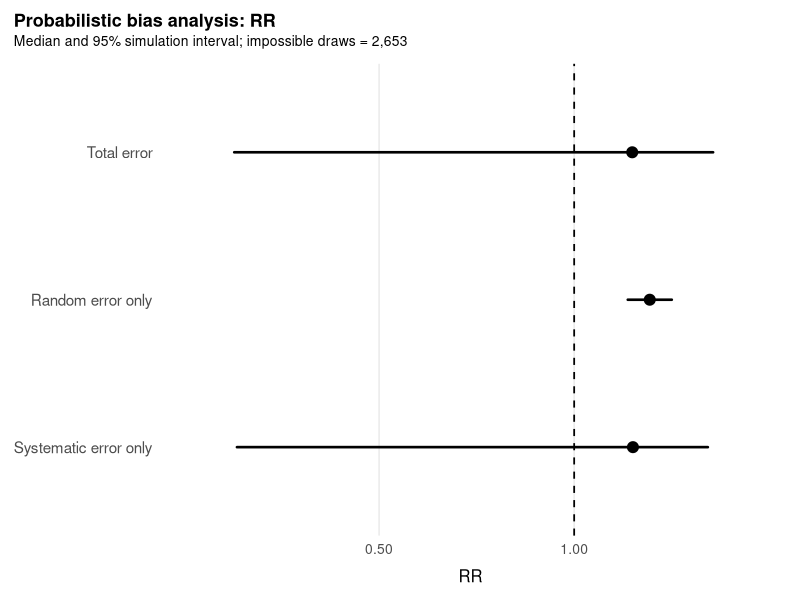
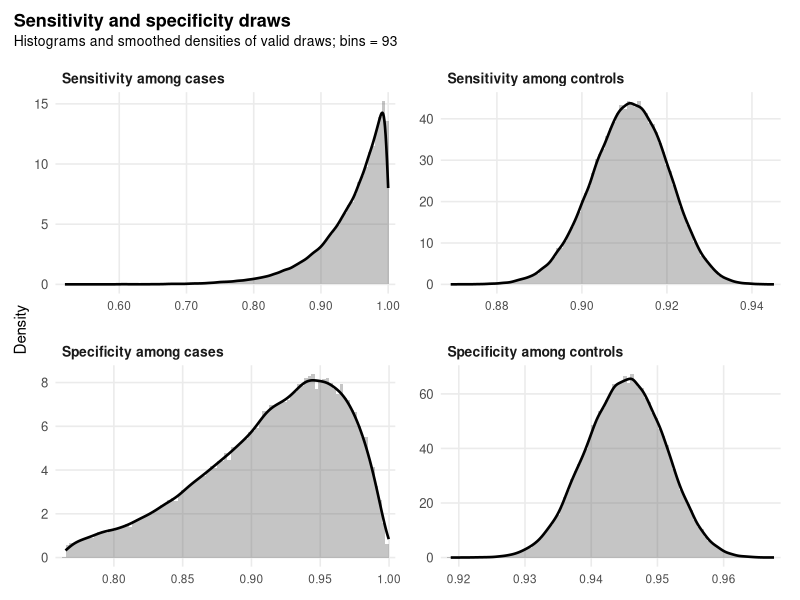
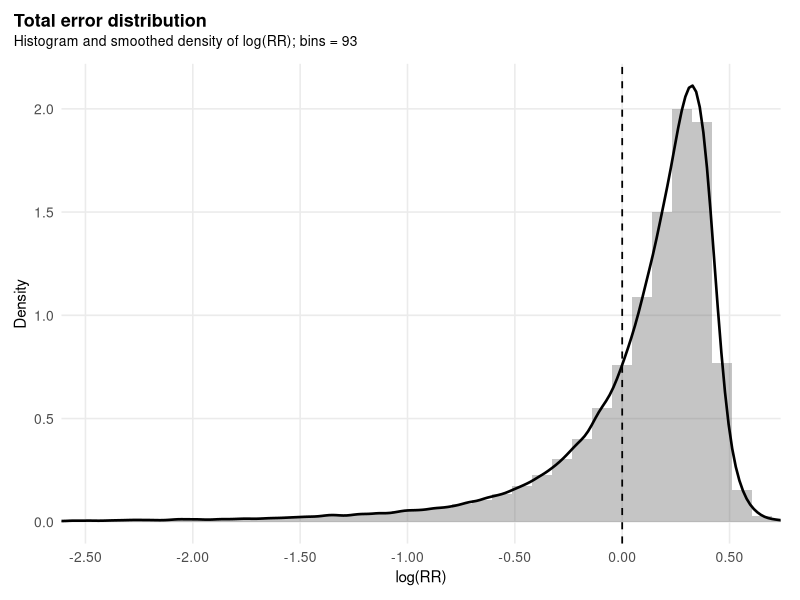

These charts were generated, in order, by the following R code:
#############################
# Project: Exposure Misclassification adjustment -- SUMMARY LEVEL
# Programmer name: Richard MacLehose
# Date Started:  3/30/22
# Added graph, syst error, diff/nondiff option, beta dist for sp: 1/6/24
# 7/1/26
# Corrected use of rho2 
# Added OR/RR/RD option and clearer object names
# Moved validity filtering before rbeta/rbinom to avoid NA warnings
# Revised output so results are stored and printed with print()/summary()
# Improved forest plot and table formatting
# Added histogram + smoothed density plots for Se, Sp, and effect draws
# Revised Se/Sp plot to show all four parameters on one 2x2 faceted plot
# Revised Se/Sp x-limits so plots do not extend below the observed minimum
# Added simulation-dependent histogram bin selection
#
# Coding (particularly graphs) assisted with ChatGPT
#
#############################

rm(list = ls())

library(MASS)
library(tidyverse)
library(ggplot2)
library(scales)
library(knitr)

# -------------------------------------------------------------------------
# Table layout:
#
#                 Exposed      Unexposed
# Cases              a             b
# Controls           c             d
#
# OR = (a / b) / (c / d)
#
# If controls are non-cases from a cohort-like or cross-sectional risk table:
# RR = [a / (a + c)] / [b / (b + d)]
# RD = [a / (a + c)] - [b / (b + d)]
#
# If controls are sampled controls from a case-control study, OR is the natural
# effect measure. RR and RD generally require additional information.
# -------------------------------------------------------------------------

#Function to choose number of bins in histogram
choose_hist_bins <- function(n, min_bins = 30, max_bins = 120) {
  bins <- ceiling(2 * n^(1 / 3))
  bins <- max(min_bins, bins)
  bins <- min(max_bins, bins)
  return(bins)
}

#Function to calculate effect of interest
# OR, RR, RD
calc_effect <- function(cases_exp, cases_unexp, controls_exp, controls_unexp,
                        effect_measure = c("OR", "RR", "RD")) {
  
  effect_measure <- match.arg(effect_measure)
  
  if (effect_measure == "OR") {
    eff <- (cases_exp / cases_unexp) / (controls_exp / controls_unexp)
  }
  
  if (effect_measure == "RR") {
    risk_exp   <- cases_exp / (cases_exp + controls_exp)
    risk_unexp <- cases_unexp / (cases_unexp + controls_unexp)
    eff <- risk_exp / risk_unexp
  }
  
  if (effect_measure == "RD") {
    risk_exp   <- cases_exp / (cases_exp + controls_exp)
    risk_unexp <- cases_unexp / (cases_unexp + controls_unexp)
    eff <- risk_exp - risk_unexp
  }
  
  return(eff)
}

#Function to calculate the SE of the effect of interest
calc_effect_se <- function(cases_exp, cases_unexp, controls_exp, controls_unexp,
                           effect_measure = c("OR", "RR", "RD")) {
  
  effect_measure <- match.arg(effect_measure)
  
  if (effect_measure == "OR") {
    se <- sqrt(
      1 / cases_exp +
        1 / cases_unexp +
        1 / controls_exp +
        1 / controls_unexp
    )
  }
  
  if (effect_measure == "RR") {
    se <- sqrt(
      1 / cases_exp -
        1 / (cases_exp + controls_exp) +
        1 / cases_unexp -
        1 / (cases_unexp + controls_unexp)
    )
  }
  
  if (effect_measure == "RD") {
    risk_exp   <- cases_exp / (cases_exp + controls_exp)
    risk_unexp <- cases_unexp / (cases_unexp + controls_unexp)
    
    se <- sqrt(
      risk_exp * (1 - risk_exp) / (cases_exp + controls_exp) +
        risk_unexp * (1 - risk_unexp) / (cases_unexp + controls_unexp)
    )
  }
  
  return(se)
}

#Function to add random error in PBA
add_random_error <- function(eff, se, effect_measure = c("OR", "RR", "RD")) {
  
  effect_measure <- match.arg(effect_measure)
  z <- rnorm(length(eff))
  
  if (effect_measure %in% c("OR", "RR")) {
    eff_with_random_error <- exp(log(eff) - z * se)
  }
  
  if (effect_measure == "RD") {
    eff_with_random_error <- eff - z * se
  }
  
  return(eff_with_random_error)
}

#Main PBA function
pba.summary.exp <- function(a, b, c, d,
                            se1.a, se1.b,
                            se0.a, se0.b,
                            sp1.a, sp1.b,
                            sp0.a, sp0.b,
                            type = c("diff", "nondiff"),
                            effect_measure = c("OR", "RR", "RD"),
                            SIMS) {
  
  type <- match.arg(type)
  effect_measure <- match.arg(effect_measure)
  
  n_cases <- a + b
  n_controls <- c + d
  niter <- SIMS
  
  # -------------------------------
  # Draw correlated sensitivities
  # -------------------------------
  
  rho1 <- 0.80
  V1 <- matrix(c(1, rho1, rho1, 1), ncol = 2)
  Z1 <- mvrnorm(niter, c(0, 0), V1)
  U1 <- pnorm(Z1)
  
  se_cases <- qbeta(U1[, 1], se1.a, se1.b)
  se_controls <- qbeta(U1[, 2], se0.a, se0.b)
  
  if (type == "nondiff") {
    se_controls <- se_cases
  }
  
  # -------------------------------
  # Draw correlated specificities
  # -------------------------------
  
  rho2 <- 0.80
  V2 <- matrix(c(1, rho2, rho2, 1), ncol = 2)
  Z2 <- mvrnorm(niter, c(0, 0), V2)
  U2 <- pnorm(Z2)
  
  sp_cases <- qbeta(U2[, 1], sp1.a, sp1.b)
  sp_controls <- qbeta(U2[, 2], sp0.a, sp0.b)
  
  if (type == "nondiff") {
    sp_controls <- sp_cases
  }
  
  # Keep original bias-parameter draws before exclusions
  
  bias_draws_all <- tibble(
    draw = seq_len(niter),
    se_cases = se_cases,
    se_controls = se_controls,
    sp_cases = sp_cases,
    sp_controls = sp_controls
  )
  
  # ---------------------------------------------------------
  # Corrected expected cell counts under each bias parameter
  # ---------------------------------------------------------
  
  corrected_cases_exp <- 
    (a - n_cases * (1 - sp_cases)) / (se_cases - (1 - sp_cases))
  
  corrected_cases_unexp <- 
    n_cases - corrected_cases_exp
  
  corrected_controls_exp <- 
    (c - n_controls * (1 - sp_controls)) / (se_controls - (1 - sp_controls))
  
  corrected_controls_unexp <- 
    n_controls - corrected_controls_exp
  
  # ---------------------------------------------------------
  # Remove impossible corrected tables BEFORE rbeta()
  # ---------------------------------------------------------
  
  valid_corrected <- 
    corrected_cases_exp > 0 &
    corrected_cases_unexp > 0 &
    corrected_controls_exp > 0 &
    corrected_controls_unexp > 0 &
    is.finite(corrected_cases_exp) &
    is.finite(corrected_cases_unexp) &
    is.finite(corrected_controls_exp) &
    is.finite(corrected_controls_unexp)
  
  corrected_cases_exp      <- corrected_cases_exp[valid_corrected]
  corrected_cases_unexp    <- corrected_cases_unexp[valid_corrected]
  corrected_controls_exp   <- corrected_controls_exp[valid_corrected]
  corrected_controls_unexp <- corrected_controls_unexp[valid_corrected]
  
  se_cases    <- se_cases[valid_corrected]
  se_controls <- se_controls[valid_corrected]
  sp_cases    <- sp_cases[valid_corrected]
  sp_controls <- sp_controls[valid_corrected]
  
  n_valid_corrected <- length(corrected_cases_exp)
  
  if (n_valid_corrected == 0) {
    stop("No valid corrected tables were produced. Check the sensitivity/specificity distributions.")
  }
  
  # ---------------------------------------------------------
  # Exposure prevalences within cases and controls
  # ---------------------------------------------------------
  
  prev_exp_cases <- rbeta(
    n_valid_corrected,
    corrected_cases_exp,
    corrected_cases_unexp
  )
  
  prev_exp_controls <- rbeta(
    n_valid_corrected,
    corrected_controls_exp,
    corrected_controls_unexp
  )
  
  # ---------------------------------------------------------
  # PPV and NPV of exposure classification in cases/controls
  # ---------------------------------------------------------
  
  ppv_cases <- 
    (se_cases * prev_exp_cases) /
    ((se_cases * prev_exp_cases) + (1 - sp_cases) * (1 - prev_exp_cases))
  
  ppv_controls <- 
    (se_controls * prev_exp_controls) /
    ((se_controls * prev_exp_controls) + (1 - sp_controls) * (1 - prev_exp_controls))
  
  npv_cases <- 
    (sp_cases * (1 - prev_exp_cases)) /
    ((1 - se_cases) * prev_exp_cases + sp_cases * (1 - prev_exp_cases))
  
  npv_controls <- 
    (sp_controls * (1 - prev_exp_controls)) /
    ((1 - se_controls) * prev_exp_controls + sp_controls * (1 - prev_exp_controls))
  
  # ---------------------------------------------------------
  # Remove impossible predictive values BEFORE rbinom()
  # ---------------------------------------------------------
  
  valid_predictive_values <-
    is.finite(ppv_cases) &
    is.finite(ppv_controls) &
    is.finite(npv_cases) &
    is.finite(npv_controls) &
    ppv_cases >= 0 & ppv_cases <= 1 &
    ppv_controls >= 0 & ppv_controls <= 1 &
    npv_cases >= 0 & npv_cases <= 1 &
    npv_controls >= 0 & npv_controls <= 1
  
  ppv_cases    <- ppv_cases[valid_predictive_values]
  ppv_controls <- ppv_controls[valid_predictive_values]
  npv_cases    <- npv_cases[valid_predictive_values]
  npv_controls <- npv_controls[valid_predictive_values]
  
  corrected_cases_exp      <- corrected_cases_exp[valid_predictive_values]
  corrected_cases_unexp    <- corrected_cases_unexp[valid_predictive_values]
  corrected_controls_exp   <- corrected_controls_exp[valid_predictive_values]
  corrected_controls_unexp <- corrected_controls_unexp[valid_predictive_values]
  
  se_cases    <- se_cases[valid_predictive_values]
  se_controls <- se_controls[valid_predictive_values]
  sp_cases    <- sp_cases[valid_predictive_values]
  sp_controls <- sp_controls[valid_predictive_values]
  
  n_valid_predictive_values <- length(ppv_cases)
  
  if (n_valid_predictive_values == 0) {
    stop("No valid PPV/NPV values were produced. Check the sensitivity/specificity distributions.")
  }
  
  # ---------------------------------------------------------
  # Simulated adjusted cell counts after exposure reclassification
  # ---------------------------------------------------------
  
  sim_cases_exp <- 
    rbinom(n_valid_predictive_values, a, ppv_cases) +
    rbinom(n_valid_predictive_values, b, 1 - npv_cases)
  
  sim_cases_unexp <- 
    n_cases - sim_cases_exp
  
  sim_controls_exp <- 
    rbinom(n_valid_predictive_values, c, ppv_controls) +
    rbinom(n_valid_predictive_values, d, 1 - npv_controls)
  
  sim_controls_unexp <- 
    n_controls - sim_controls_exp
  
  # ---------------------------------------------------------
  # Remove simulated tables with zero cells
  # ---------------------------------------------------------
  
  valid_simulated <- 
    sim_cases_exp > 0 &
    sim_cases_unexp > 0 &
    sim_controls_exp > 0 &
    sim_controls_unexp > 0 &
    is.finite(sim_cases_exp) &
    is.finite(sim_cases_unexp) &
    is.finite(sim_controls_exp) &
    is.finite(sim_controls_unexp)
  
  sim_data <- tibble(
    corrected_cases_exp      = corrected_cases_exp[valid_simulated],
    corrected_cases_unexp    = corrected_cases_unexp[valid_simulated],
    corrected_controls_exp   = corrected_controls_exp[valid_simulated],
    corrected_controls_unexp = corrected_controls_unexp[valid_simulated],
    sim_cases_exp            = sim_cases_exp[valid_simulated],
    sim_cases_unexp          = sim_cases_unexp[valid_simulated],
    sim_controls_exp         = sim_controls_exp[valid_simulated],
    sim_controls_unexp       = sim_controls_unexp[valid_simulated],
    se_cases                 = se_cases[valid_simulated],
    se_controls              = se_controls[valid_simulated],
    sp_cases                 = sp_cases[valid_simulated],
    sp_controls              = sp_controls[valid_simulated]
  )
  
  if (nrow(sim_data) == 0) {
    stop("No valid simulated tables were produced after removing zero-cell tables.")
  }
  
  # ---------------------------------------------------------
  # Systematic error only
  # ---------------------------------------------------------
  
  eff_syst <- calc_effect(
    cases_exp       = sim_data$corrected_cases_exp,
    cases_unexp     = sim_data$corrected_cases_unexp,
    controls_exp    = sim_data$corrected_controls_exp,
    controls_unexp  = sim_data$corrected_controls_unexp,
    effect_measure  = effect_measure
  )
  
  # ---------------------------------------------------------
  # Bias-adjusted estimate 
  # ---------------------------------------------------------
  
  eff_bias <- calc_effect(
    cases_exp       = sim_data$sim_cases_exp,
    cases_unexp     = sim_data$sim_cases_unexp,
    controls_exp    = sim_data$sim_controls_exp,
    controls_unexp  = sim_data$sim_controls_unexp,
    effect_measure  = effect_measure
  )
  
  # ---------------------------------------------------------
  # Bias-adjusted standard error 
  # ---------------------------------------------------------
  
  se_bias <- calc_effect_se(
    cases_exp       = sim_data$sim_cases_exp,
    cases_unexp     = sim_data$sim_cases_unexp,
    controls_exp    = sim_data$sim_controls_exp,
    controls_unexp  = sim_data$sim_controls_unexp,
    effect_measure  = effect_measure
  )
  
  # ---------------------------------------------------------
  # Bias-adjusted standard error - Total error
  # ---------------------------------------------------------
  
  eff_total <- add_random_error(
    eff = eff_bias,
    se = se_bias,
    effect_measure = effect_measure
  )
  
  # ---------------------------------------------------------
  # Random error only
  # ---------------------------------------------------------
  
  eff_observed <- calc_effect(
    cases_exp       = a,
    cases_unexp     = b,
    controls_exp    = c,
    controls_unexp  = d,
    effect_measure  = effect_measure
  )
  
  se_re_only <- calc_effect_se(
    cases_exp       = a,
    cases_unexp     = b,
    controls_exp    = c,
    controls_unexp  = d,
    effect_measure  = effect_measure
  )
  
  eff_re_only <- add_random_error(
    eff = rep(eff_observed, niter),
    se = rep(se_re_only, niter),
    effect_measure = effect_measure
  )
  
  # ---------------------------------------------------------
  # Store effect draws and valid bias parameter draws
  # ---------------------------------------------------------
  
  effect_draws <- tibble(
    total_error = eff_total,
    systematic_error_only = eff_syst,
    bias_plus_reclassification = eff_bias
  )
  
  random_error_draws <- tibble(
    random_error_only = eff_re_only
  )
  
  bias_draws_valid <- sim_data %>%
    select(se_cases, se_controls, sp_cases, sp_controls)
  
  # ---------------------------------------------------------
  # Output
  # ---------------------------------------------------------
  
  impossible <- niter - length(eff_total)
  
  out.data <- list(
    total = eff_total,
    impossible = impossible,
    re = eff_re_only,
    syst = eff_syst,
    effect_measure = effect_measure,
    n_sims_requested = niter,
    n_sims_valid = length(eff_total),
    bias_draws_all = bias_draws_all,
    bias_draws_valid = bias_draws_valid,
    effect_draws = effect_draws,
    random_error_draws = random_error_draws
  )
  
  class(out.data) <- "pba_sim"
  
  return(out.data)
}


make_pba_table <- function(eff_out, digits = 3) {
  
  effect_measure <- eff_out$effect_measure
  
  total_q <- quantile(eff_out$total, c(0.025, 0.5, 0.975), na.rm = TRUE)
  re_q    <- quantile(eff_out$re,    c(0.025, 0.5, 0.975), na.rm = TRUE)
  syst_q  <- quantile(eff_out$syst,  c(0.025, 0.5, 0.975), na.rm = TRUE)
  
  if (effect_measure %in% c("OR", "RR")) {
    total_width <- total_q[3] / total_q[1]
    re_width    <- re_q[3] / re_q[1]
    syst_width  <- syst_q[3] / syst_q[1]
    width_label <- "Ratio width"
    interval_label <- "Simulation interval"
  }
  
  if (effect_measure == "RD") {
    total_width <- total_q[3] - total_q[1]
    re_width    <- re_q[3] - re_q[1]
    syst_width  <- syst_q[3] - syst_q[1]
    width_label <- "Interval width"
    interval_label <- "Simulation interval"
  }
  
  results_table <- tibble(
    Analysis = c("Random error only", "Systematic error only", "Total error"),
    Median = c(re_q[2], syst_q[2], total_q[2]),
    Lower = c(re_q[1], syst_q[1], total_q[1]),
    Upper = c(re_q[3], syst_q[3], total_q[3]),
    Width = c(re_width, syst_width, total_width),
    `Impossible draws` = c(0, eff_out$impossible, eff_out$impossible)
  ) %>%
    mutate(
      Median = round(Median, digits),
      Lower = round(Lower, digits),
      Upper = round(Upper, digits),
      Width = round(Width, digits),
      !!interval_label := paste0("[", Lower, ", ", Upper, "]")
    ) %>%
    select(
      Analysis,
      Median,
      !!interval_label,
      !!width_label := Width,
      `Impossible draws`
    )
  
  return(results_table)
}


make_pba_plot <- function(eff_out, 
                          title = NULL, 
                          subtitle = NULL,
                          show_impossible = TRUE) {
  
  effect_measure <- eff_out$effect_measure
  
  if (is.null(title)) {
    title <- paste0("Probabilistic bias analysis: ", effect_measure)
  }
  
  if (is.null(subtitle)) {
    if (show_impossible) {
      subtitle <- paste0(
        "Median and 95% simulation interval; impossible draws = ",
        scales::comma(eff_out$impossible)
      )
    } else {
      subtitle <- "Median and 95% simulation interval"
    }
  }
  
  summary_stats <- tibble(
    Method = c("Random error only", "Systematic error only", "Total error"),
    Estimate = c(
      median(eff_out$re, na.rm = TRUE),
      median(eff_out$syst, na.rm = TRUE),
      median(eff_out$total, na.rm = TRUE)
    ),
    Lower = c(
      quantile(eff_out$re, 0.025, na.rm = TRUE),
      quantile(eff_out$syst, 0.025, na.rm = TRUE),
      quantile(eff_out$total, 0.025, na.rm = TRUE)
    ),
    Upper = c(
      quantile(eff_out$re, 0.975, na.rm = TRUE),
      quantile(eff_out$syst, 0.975, na.rm = TRUE),
      quantile(eff_out$total, 0.975, na.rm = TRUE)
    )
  ) %>%
    mutate(
      Method = factor(
        Method,
        levels = c("Systematic error only", "Random error only", "Total error")
      )
    )
  
  null_value <- ifelse(effect_measure %in% c("OR", "RR"), 1, 0)
  
  x_min <- min(summary_stats$Lower, na.rm = TRUE)
  x_max <- max(summary_stats$Upper, na.rm = TRUE)
  
  p <- ggplot(summary_stats, aes(y = Method, x = Estimate)) +
    geom_vline(
      xintercept = null_value,
      linetype = "dashed",
      linewidth = 0.6
    ) +
    geom_segment(
      aes(x = Lower, xend = Upper, y = Method, yend = Method),
      linewidth = 0.9,
      lineend = "round"
    ) +
    geom_point(size = 3.4) +
    labs(
      title = title,
      subtitle = subtitle,
      x = effect_measure,
      y = NULL
    ) +
    theme_minimal(base_size = 12) +
    theme(
      plot.title.position = "plot",
      plot.title = element_text(
        size = 13,
        face = "bold",
        margin = margin(b = 3)
      ),
      plot.subtitle = element_text(
        size = 10,
        margin = margin(b = 10)
      ),
      axis.title.x = element_text(
        size = 12,
        margin = margin(t = 8)
      ),
      axis.text.x = element_text(size = 10),
      axis.text.y = element_text(size = 11),
      panel.grid.minor = element_blank(),
      panel.grid.major.y = element_blank(),
      plot.margin = margin(10, 14, 10, 10)
    )
  
  if (effect_measure %in% c("OR", "RR")) {
    
    x_min_plot <- x_min * 0.85
    x_max_plot <- x_max * 1.15
    
    pretty_breaks <- c(0.125, 0.25, 0.5, 1, 2, 4, 8, 16)
    pretty_breaks <- pretty_breaks[
      pretty_breaks >= x_min_plot & pretty_breaks <= x_max_plot
    ]
    
    p <- p +
      scale_x_continuous(
        trans = "log",
        limits = c(x_min_plot, x_max_plot),
        breaks = pretty_breaks,
        labels = label_number(accuracy = 0.01)
      )
  }
  
  if (effect_measure == "RD") {
    
    x_range <- x_max - x_min
    x_pad <- 0.12 * x_range
    
    p <- p +
      scale_x_continuous(
        limits = c(x_min - x_pad, x_max + x_pad),
        breaks = pretty_breaks(n = 5),
        labels = label_number(accuracy = 0.01)
      )
  }
  
  return(p)
}


make_bias_parameter_plot <- function(eff_out,
                                     
                                     use_valid_draws = TRUE,
                                     
                                     bins = NULL,
                                     
                                     x_pad_fraction = 0.02) {
  
  
  
  if (use_valid_draws) {
    
    draw_data <- eff_out$bias_draws_valid
    
    draw_type <- "valid draws"
    
  } else {
    
    draw_data <- eff_out$bias_draws_all
    
    draw_type <- "all input draws"
    
  }
  
  
  
  n_plot <- nrow(draw_data)
  
  
  
  if (is.null(bins)) {
    
    bins <- choose_hist_bins(n_plot)
    
  }
  
  
  
  plot_data <- draw_data %>%
    
    select(se_cases, se_controls, sp_cases, sp_controls) %>%
    
    pivot_longer(
      
      cols = everything(),
      
      names_to = "Parameter",
      
      values_to = "Value"
      
    ) %>%
    
    filter(is.finite(Value)) %>%
    
    mutate(
      
      Parameter = recode(
        
        Parameter,
        
        se_cases = "Sensitivity among cases",
        
        se_controls = "Sensitivity among controls",
        
        sp_cases = "Specificity among cases",
        
        sp_controls = "Specificity among controls"
        
      ),
      
      Parameter = factor(
        
        Parameter,
        
        levels = c(
          
          "Sensitivity among cases",
          
          "Sensitivity among controls",
          
          "Specificity among cases",
          
          "Specificity among controls"
          
        )
        
      )
      
    )
  
  
  
  p <- ggplot(plot_data, aes(x = Value)) +
    
    geom_histogram(
      
      aes(y = after_stat(density)),
      
      bins = bins,
      
      alpha = 0.35
      
    ) +
    
    geom_density(
      
      linewidth = 0.9,
      
      adjust = 1.1,
      
      trim = TRUE
      
    ) +
    
    facet_wrap(
      
      ~ Parameter,
      
      ncol = 2,
      
      scales = "free"
      
    ) +
    
    scale_x_continuous(
      
      breaks = pretty_breaks(n = 5),
      
      labels = label_number(accuracy = 0.01),
      
      expand = expansion(mult = c(x_pad_fraction, x_pad_fraction))
      
    ) +
    
    labs(
      
      title = "Sensitivity and specificity draws",
      
      subtitle = paste0(
        
        "Histograms and smoothed densities of ",
        
        draw_type,
        
        "; bins = ",
        
        bins
        
      ),
      
      x = NULL,
      
      y = "Density"
      
    ) +
    
    theme_minimal(base_size = 12) +
    
    theme(
      
      plot.title.position = "plot",
      
      plot.title = element_text(
        
        size = 13,
        
        face = "bold",
        
        margin = margin(b = 3)
        
      ),
      
      plot.subtitle = element_text(
        
        size = 10,
        
        margin = margin(b = 10)
        
      ),
      
      strip.text = element_text(
        
        size = 10,
        
        face = "bold",
        
        hjust = 0
        
      ),
      
      panel.grid.minor = element_blank(),
      
      panel.spacing = unit(1.2, "lines"),
      
      axis.text.x = element_text(size = 8.5),
      
      axis.text.y = element_text(size = 9.5),
      
      axis.title.y = element_text(size = 11),
      
      plot.margin = margin(10, 14, 10, 10)
      
    )
  
  
  
  return(p)
  
}


make_effect_density_plot <- function(eff_out,
                                     effect_source = c("total", "systematic", "random"),
                                     bins = NULL) {
  
  effect_source <- match.arg(effect_source)
  effect_measure <- eff_out$effect_measure
  
  if (effect_source == "total") {
    eff <- eff_out$total
    plot_label <- "Total error"
  }
  
  if (effect_source == "systematic") {
    eff <- eff_out$syst
    plot_label <- "Systematic error only"
  }
  
  if (effect_source == "random") {
    eff <- eff_out$re
    plot_label <- "Random error only"
  }
  
  plot_data <- tibble(
    Effect = eff
  ) %>%
    filter(is.finite(Effect))
  
  if (is.null(bins)) {
    bins <- choose_hist_bins(nrow(plot_data))
  }
  
  if (effect_measure %in% c("OR", "RR")) {
    plot_data <- plot_data %>%
      filter(Effect > 0) %>%
      mutate(LogEffect = log(Effect))
    
    q <- quantile(plot_data$LogEffect, c(0.005, 0.995), na.rm = TRUE)
    
    p <- ggplot(plot_data, aes(x = LogEffect)) +
      geom_histogram(
        aes(y = after_stat(density)),
        bins = bins,
        alpha = 0.35
      ) +
      geom_density(
        linewidth = 0.9,
        adjust = 1.1
      ) +
      geom_vline(
        xintercept = 0,
        linetype = "dashed",
        linewidth = 0.6
      ) +
      coord_cartesian(xlim = q) +
      scale_x_continuous(
        breaks = pretty_breaks(n = 7),
        labels = label_number(accuracy = 0.01)
      ) +
      labs(
        title = paste0(plot_label, " distribution"),
        subtitle = paste0(
          "Histogram and smoothed density of log(",
          effect_measure,
          "); bins = ",
          bins
        ),
        x = paste0("log(", effect_measure, ")"),
        y = "Density"
      )
  }
  
  if (effect_measure == "RD") {
    
    q <- quantile(plot_data$Effect, c(0.005, 0.995), na.rm = TRUE)
    
    p <- ggplot(plot_data, aes(x = Effect)) +
      geom_histogram(
        aes(y = after_stat(density)),
        bins = bins,
        alpha = 0.35
      ) +
      geom_density(
        linewidth = 0.9,
        adjust = 1.1
      ) +
      geom_vline(
        xintercept = 0,
        linetype = "dashed",
        linewidth = 0.6
      ) +
      coord_cartesian(xlim = q) +
      scale_x_continuous(
        breaks = pretty_breaks(n = 7),
        labels = label_number(accuracy = 0.01)
      ) +
      labs(
        title = paste0(plot_label, " distribution"),
        subtitle = paste0(
          "Histogram and smoothed density of ",
          effect_measure,
          "; bins = ",
          bins
        ),
        x = effect_measure,
        y = "Density"
      )
  }
  
  p <- p +
    theme_minimal(base_size = 12) +
    theme(
      plot.title.position = "plot",
      plot.title = element_text(
        size = 13,
        face = "bold",
        margin = margin(b = 3)
      ),
      plot.subtitle = element_text(
        size = 10,
        margin = margin(b = 10)
      ),
      panel.grid.minor = element_blank(),
      axis.text = element_text(size = 10),
      axis.title = element_text(size = 11),
      plot.margin = margin(10, 14, 10, 10)
    )
  
  return(p)
}


pba_results <- function(eff_out, digits = 3, title = NULL, subtitle = NULL) {
  
  out <- list(
    table = make_pba_table(eff_out, digits = digits),
    plot = make_pba_plot(eff_out, title = title, subtitle = subtitle),
    bias_parameter_plot = make_bias_parameter_plot(eff_out, use_valid_draws = TRUE),
    effect_plot = make_effect_density_plot(eff_out, effect_source = "total"),
    effect_measure = eff_out$effect_measure,
    n_sims_requested = eff_out$n_sims_requested,
    n_sims_valid = eff_out$n_sims_valid,
    impossible = eff_out$impossible,
    raw = eff_out
  )
  
  class(out) <- "pba_results"
  
  return(out)
}


print.pba_results <- function(x, ...) {
  
  cat("\nProbabilistic bias analysis\n")
  cat("Effect measure:       ", x$effect_measure, "\n", sep = "")
  cat("Simulations requested:", comma(x$n_sims_requested), "\n")
  cat("Valid simulations:    ", comma(x$n_sims_valid), "\n")
  cat("Impossible draws:     ", comma(x$impossible), "\n\n")
  
  print(
    knitr::kable(
      x$table,
      align = c("l", "r", "r", "r", "r"),
      format = "simple"
    )
  )
  
  invisible(x)
}


summary.pba_results <- function(object, ...) {
  print(object)
  invisible(object$table)
}


plot.pba_results <- function(x, which = c("forest", "bias_parameters", "effect"), ...) {
  
  which <- match.arg(which)
  
  if (which == "forest") {
    print(x$plot)
    invisible(x$plot)
  }
  
  if (which == "bias_parameters") {
    print(x$bias_parameter_plot)
    invisible(x$bias_parameter_plot)
  }
  
  if (which == "effect") {
    print(x$effect_plot)
    invisible(x$effect_plot)
  }
}


# -------------------------------------------------------------------------
# Example: Odds ratio
# -------------------------------------------------------------------------

draws.out <- pba.summary.exp(
  a = 641,
  b = 2084,
  c = 2047,
  d = 9348,
  se1.a = 17,
  se1.b = 1,
  se0.a = 893,
  se0.b = 87,
  sp1.a = 20,
  sp1.b = 2,
  sp0.a = 1266,
  sp0.b = 74,
  type = "diff",
  effect_measure = "RR",
  SIMS = 10^5
)

results <- pba_results(draws.out)

print(results)

plot(results, which = "forest")
plot(results, which = "bias_parameters")
plot(results, which = "effect")
